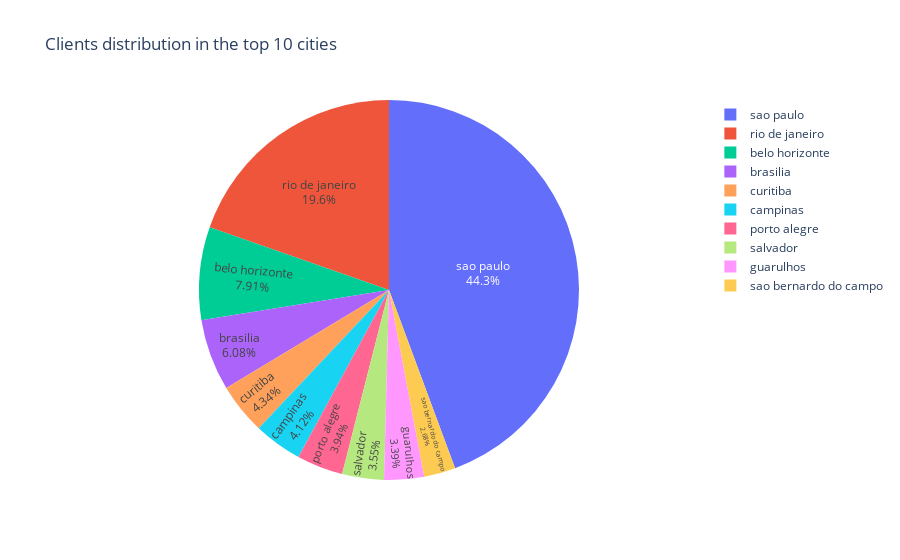

The notebook cell saved with this chart:
### Code cell
# Number of clients per city
city_counts = data1["customer_city"].value_counts().reset_index()

# We select the top 10 cities with the most clients
top_10_cities = city_counts.head(10)

# Interactive pie chart for top 10 cities
fig = px.pie(top_10_cities, names="customer_city", values="count", title="Clients distribution in the top 10 cities")
fig.update_traces(textposition='inside', textinfo='percent+label')
fig.update_layout(title="Clients distribution in the top 10 cities")
fig.show()

### Figure 1 — Plotly figure (JSON) as saved in the notebook; plotly's stock layout.template omitted (floating-point values rounded to 4 significant figures)
{"data": [{"domain": {"x": [0, 1], "y": [0, 1]}, "hovertemplate": "customer_city=%{label}<br>count=%{value}<extra></extra>", "labels": ["sao paulo", "rio de janeiro", "belo horizonte", "brasilia", "curitiba", "campinas", "porto alegre", "salvador", "guarulhos", "sao bernardo do campo"], "legendgroup": "", "name": "", "showlegend": true, "textinfo": "percent+label", "textposition": "inside", "type": "pie", "values": [15540, 6882, 2773, 2131, 1521, 1444, 1379, 1245, 1189, 938]}], "layout": {"legend": {"tracegroupgap": 0}, "title": {"text": "Clients distribution in the top 10 cities"}}}
